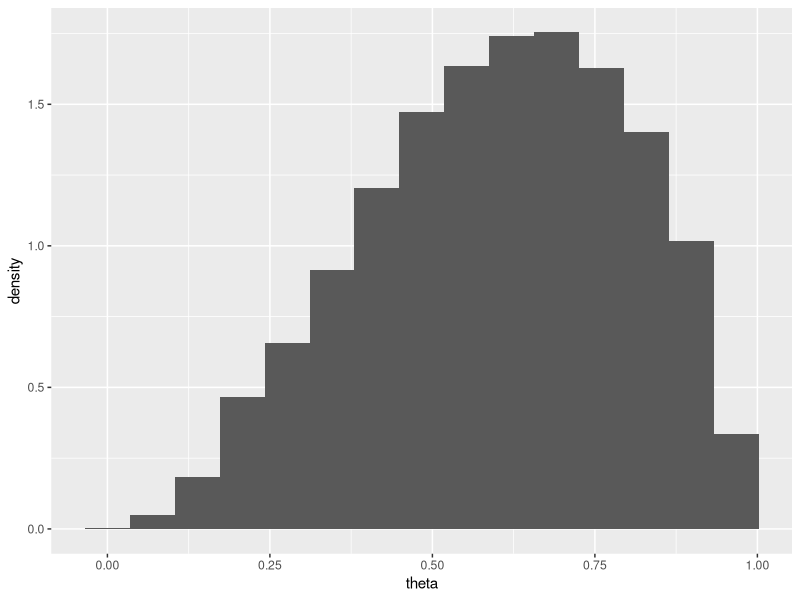
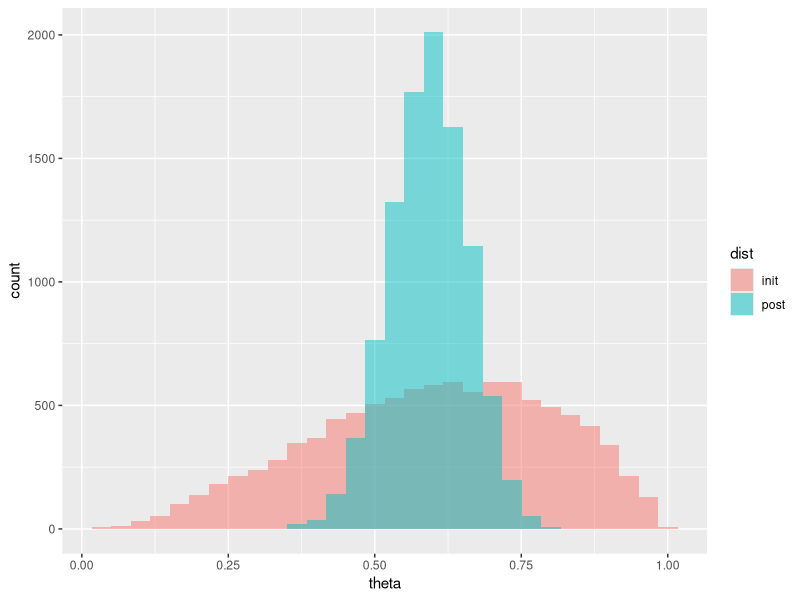
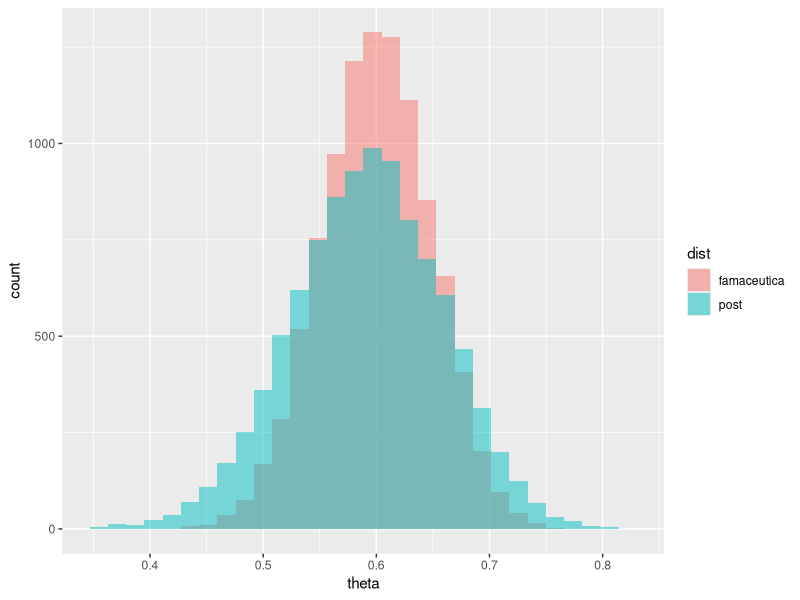
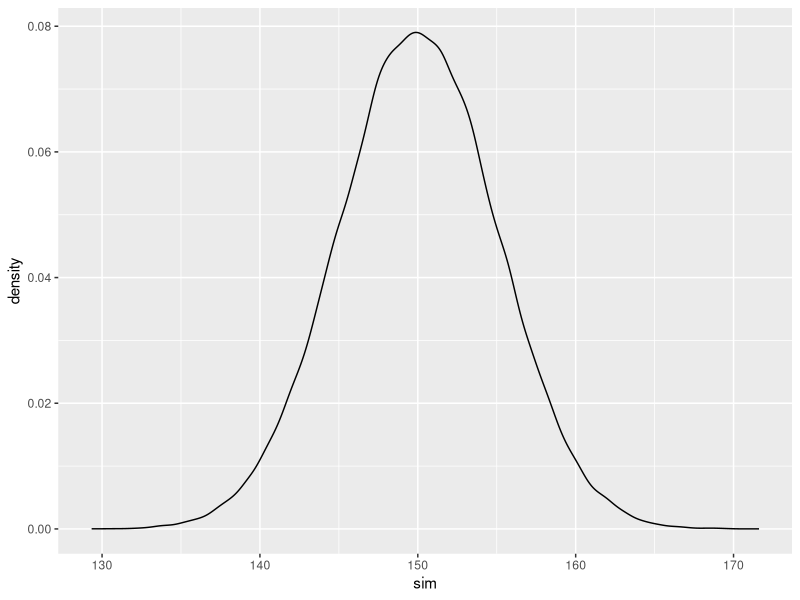

Recreate these plots in R, in order.
## ---- chunk 1
library(tidyverse)
## ---- chunk 2
theta = c(30/50, 20/50)
probs_inicial <- tibble(child = c("boy", "girl"), 
                                theta = theta, 
                                prob_inicial = c(0.6, 0.4))
sim_inicial <- tibble(theta = rbeta(10000, 3,2))
ggplot(sim_inicial) + geom_histogram(aes(x=theta, y=..density..), bins = 15)      
sim_inicial <- sim_inicial %>% mutate(dist = "init")

## ---- chunk 3
sim_post <- tibble(theta = rbeta(10000, 32, 22)) %>% mutate(dist = "post")
sims <- bind_rows(sim_inicial, sim_post)

ggplot(sims, aes(x=theta, fill=dist)) +
  geom_histogram(aes(x=theta), bins=30, alpha = 0.5, position = "identity")
quantile(sim_inicial$theta, c(0.025, 0.25, 0.5, 0.75, 0.95  )) %>%  round(2)
quantile(sim_post$theta, c(0.025, 0.25, 0.5, 0.75, 0.95  )) %>%  round(2)
## ---- chunk 4
sim_famac <- tibble(theta = rbeta(10000, 60, 40)) %>% mutate(dist = "famaceutica")
sims_post_fam <- bind_rows(sim_famac, sim_post)

ggplot(sims_post_fam, aes(x=theta, fill=dist)) +
  geom_histogram(aes(x=theta), bins=30, alpha = 0.5, position = "identity")


## ---- chunk 5
mu = 150
tau = 5
N = 100000
set.seed(123)
sims_norm <- tibble(sim = rnorm(N, mu, tau), 
                    x = 0:(N-1))
ggplot(sims_norm) +
  geom_density(aes(x = sim, y=..density..), )
